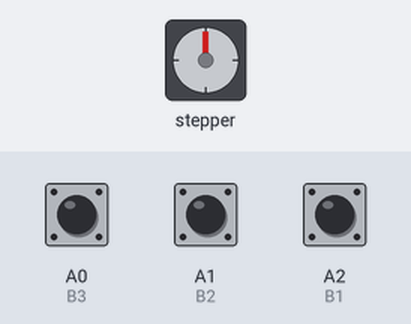
Recording of a sketch running on a simulated Arduino Uno, built with avr-gcc and run on an emulated ATmega328P. On the bench: stepper motor. Inputs (shaded band) come from the test bench; at power-on: A1 (B2) HIGH, A0 (B3) HIGH, A2 (B1) HIGH. Stepper angles assume 200 steps per turn.

Above: at 1.2 s.
1.3 s: A1 (B2) pulled LOW for 0.15 s
At 2.1 s:
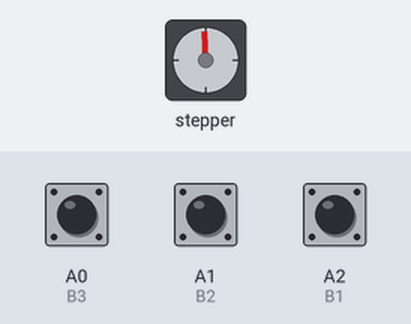
4.4 s: A0 (B3) pulled LOW for 0.15 s
7.5 s: A2 (B1) pulled LOW for 0.15 s
10.6 s: A1 (B2) pulled LOW for 1 s
14.6 s: A0 (B3) pulled LOW for 1 s
17.1 s: A2 (B1) pulled LOW for 1 s
At 23.9 s:
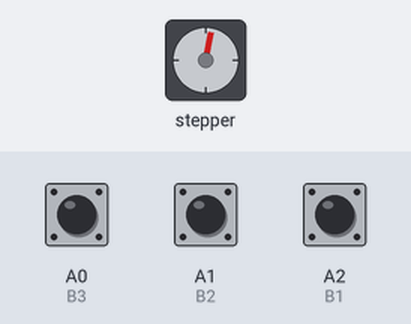
At 30.35 s:
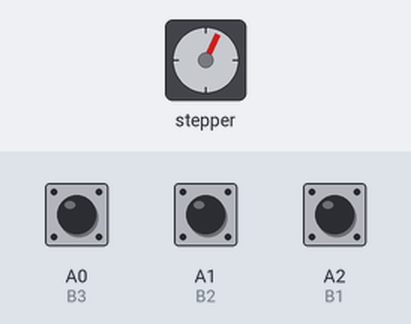
Timing chart, 0 to 30.6 s (numbered marks = the images above; inputs shaded):
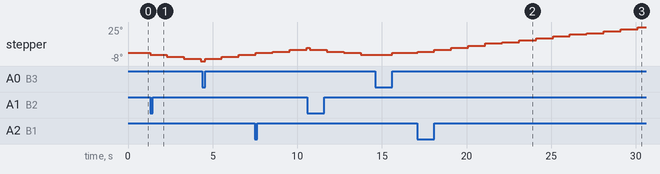

The sketch:

Button_Controlled_AccelStepper.ino
```cpp
/*
 * Arduino code to control a stepper motor with pushbuttons using a Raspberry Pi Pico or any other microcontroller.
 *
 * By KushagraK7: https://www.instructables.com/member/KushagraK7/
 *
 * Feel free to modify the code and tinker around with it and please attribute before publising.
 */
#include<AccelStepper.h>

AccelStepper stepper(AccelStepper :: DRIVER, 16, 17);

#define B1 A2
#define B2 A1
#define B3 A0

int p = 0, pos;
int i = 0;

void setup() {
  // put your setup code here, to run once:

  pinMode(B1, INPUT_PULLUP);
  pinMode(B2, INPUT_PULLUP);
  pinMode(B3, INPUT_PULLUP);

  stepper.setSpeed(150);

  stepper.setAcceleration(5000);

}

void loop() {
  // put your main code here, to run repeatedly:

  if(digitalRead(B1) == LOW) p++;

  if(digitalRead(B2) == LOW) p--;

  if(digitalRead(B3) == LOW)
  {
    while(digitalRead(B3) == LOW)
    {
      i++;

      if(i >= 2000) break;

      delay(1);
    }

    if(i >= 2000)
    {
      i = 0;

      stepper.setCurrentPosition(0);
      stepper.setSpeed(150);

      stepper.runToNewPosition(40);

      stepper.runToNewPosition(0);
    }
    p = 0;

    while(digitalRead(B3) == LOW);
  }

  pos = p/20;

  stepper.moveTo(pos);

  stepper.run();

  Serial.println(pos);

}
```
